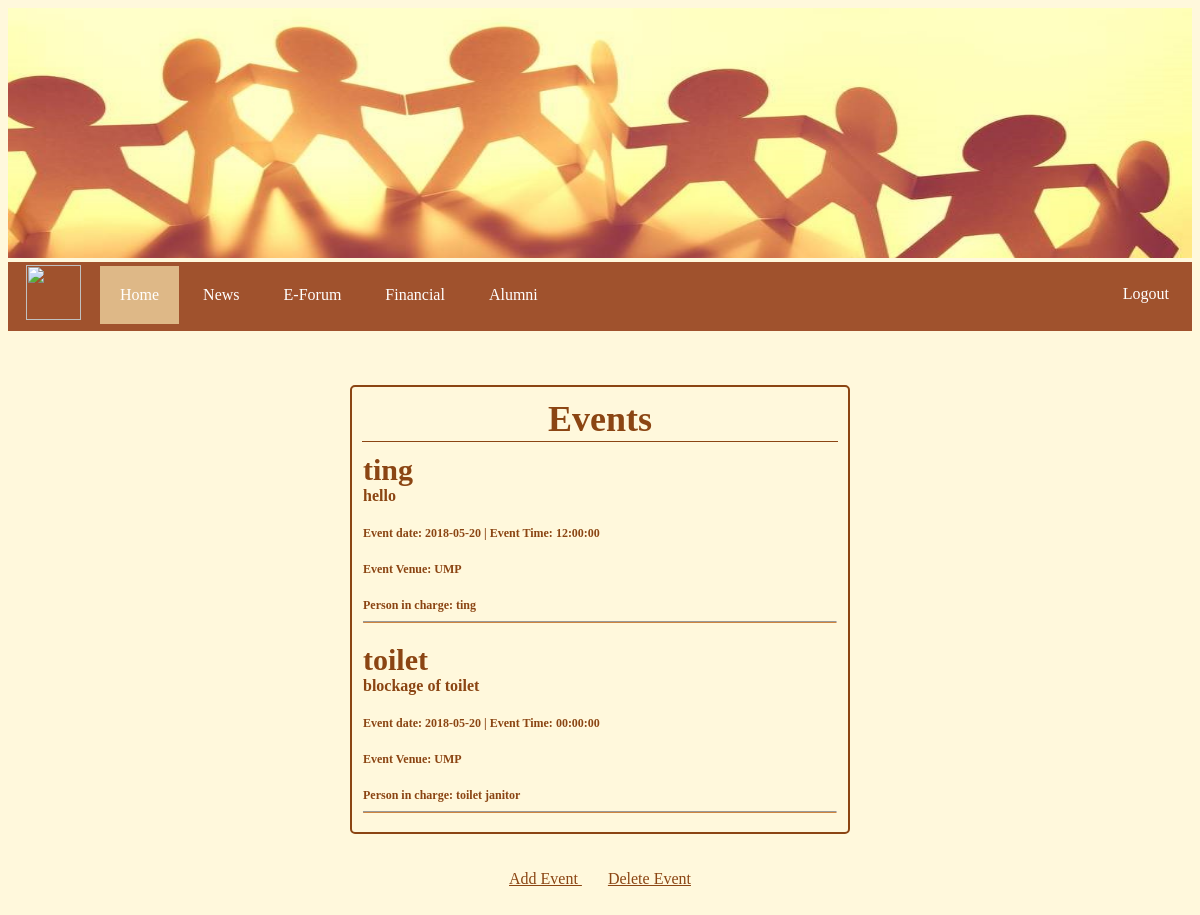
Screenshot of /AlumniManagementSystem/events.php (signed in) with the database file from the repository.
### tables this page shows
CREATE TABLE `event` (
  `e_id` varchar(50) NOT NULL,
  `e_name` varchar(100) NOT NULL,
  `e_date` date NOT NULL,
  `e_time` time NOT NULL,
  `e_desc` longtext NOT NULL,
  `e_venue` varchar(50) NOT NULL,
  `e_pic` varchar(100) NOT NULL
);

### AlumniManagementSystem/events.php (the view, shortened to what this page needs)
<!DOCTYPE html>
<html>
<head>
<link rel="stylesheet" href="css/header_navigationbar.css" />
<link rel="stylesheet" href="css/event&ann.css" />
<?php
include_once "setting/adminpage_navigation.php";
include_once "connect_database.php";
?>
</head>
<body>
<div align="center">
<br><br><br>
<?php
	$sql = "SELECT * FROM event ";
	$result = $conn->query($sql);
	echo "<table class=tb1 cellspacing=10>";
	echo "<th class=th1>Events</th>";
	while($row = mysqli_fetch_assoc($result))
	{
        echo "<tr>";
		echo "<td class=td1><span class=sp3>".$row["e_name"]."</span>";
		echo "<br /><span class=sp2>".$row["e_desc"]."</span>";
		echo "<br /><br /><span class=sp1>Event date: ".$row["e_date"]." | Event Time: ".$row["e_time"]." </span>";
		echo "<br /><br /><span class=sp1>Event Venue: ".$row["e_venue"]." </span>";
		echo "<br /><br /><span class=sp1>Person in charge: ".$row["e_pic"]." </span>";
		echo "<hr class=line>";
		echo "</td></tr>";
    }
    echo "</table><br /><br />";
	echo "<a href=add_event.php> Add Event </a> &nbsp;&nbsp;&nbsp; <a href=delete_events.php> Delete Event </a>";
?>
</div>
<br><br><br>
</body>
</html>

### AlumniManagementSystem/css/event&ann.css (style rules this page uses)
body { background-color:cornsilk; color:saddlebrown; }
table.tb1 { border-radius:5px; text-align:left; border:2px solid; border-color:saddlebrown; width:500px; }
th.th1 { text-align:center; font-size:36px; border-bottom:1px solid; cursor:context-menu; }
td.td1 { width:200px; font-weight:bold; cursor:context-menu; }
span.sp1 { font-size:12px; padding-bottom:5px; }
span.sp2 { font-size:16px; }
span.sp3 { font-size:30px; padding-bottom:5px; }
a { color:saddlebrown; font-size:16px; padding:5px; }
.line { border-bottom: 1px solid peru; }

### rows the page displays
event: e_name "ting", e_desc "hello", e_date "2018-05-20", e_time "12:00:00", e_venue "UMP", e_pic "ting"
event: e_name "toilet", e_desc "blockage of toilet", e_date "2018-05-20", e_time "00:00:00", e_venue "UMP", e_pic "toilet janitor"
